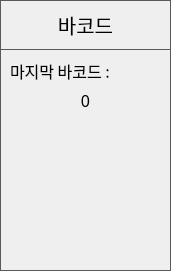
    <widget class="QFrame" name="FRAME_BARCODE">
     <property name="geometry">
      <rect>
       <x>700</x>
       <y>690</y>
       <width>171</width>
       <height>271</height>
      </rect>
     </property>
     <property name="styleSheet">
      <string notr="true">QFrame { 
   border: 1px solid #595959 
} 
QLabel {
	font: 12pt &quot;함초롬돋움&quot;;
}
QPushButton {
	border:1px solid #595959;
	font: 15pt &quot;함초롬돋움&quot;; 
}
QLineEdit {
	font: 10pt &quot;함초롬돋움&quot;;
}</string>
     </property>
     <property name="frameShape">
      <enum>QFrame::StyledPanel</enum>
     </property>
     <property name="frameShadow">
      <enum>QFrame::Raised</enum>
     </property>
     <widget class="QPushButton" name="BTN_DEV_INFO_BARCODE">
      <property name="geometry">
       <rect>
        <x>0</x>
        <y>0</y>
        <width>171</width>
        <height>50</height>
       </rect>
      </property>
      <property name="font">
       <font>
        <family>함초롬돋움</family>
        <pointsize>15</pointsize>
        <weight>50</weight>
        <italic>false</italic>
        <bold>false</bold>
       </font>
      </property>
      <property name="text">
       <string>바코드</string>
      </property>
     </widget>
     <widget class="QLabel" name="label_17">
      <property name="geometry">
       <rect>
        <x>10</x>
        <y>60</y>
        <width>111</width>
        <height>21</height>
       </rect>
      </property>
      <property name="font">
       <font>
        <family>함초롬돋움</family>
        <pointsize>12</pointsize>
        <weight>50</weight>
        <italic>false</italic>
        <bold>false</bold>
       </font>
      </property>
      <property name="styleSheet">
       <string notr="true">QLabel{ 
   border: 0px solid
} </string>
      </property>
      <property name="text">
       <string>마지막 바코드 :</string>
      </property>
      <property name="alignment">
       <set>Qt::AlignLeading|Qt::AlignLeft|Qt::AlignVCenter</set>
      </property>
     </widget>
     <widget class="QLabel" name="LB_BARCODE_LAST_DATA">
      <property name="geometry">
       <rect>
        <x>10</x>
        <y>90</y>
        <width>151</width>
        <height>21</height>
       </rect>
      </property>
      <property name="font">
       <font>
        <family>함초롬돋움</family>
        <pointsize>12</pointsize>
        <weight>50</weight>
        <italic>false</italic>
        <bold>false</bold>
       </font>
      </property>
      <property name="styleSheet">
       <string notr="true">QLabel{ 
   border: 0px solid
} </string>
      </property>
      <property name="text">
       <string>0</string>
      </property>
      <property name="alignment">
       <set>Qt::AlignCenter</set>
      </property>
     </widget>
    </widget>
